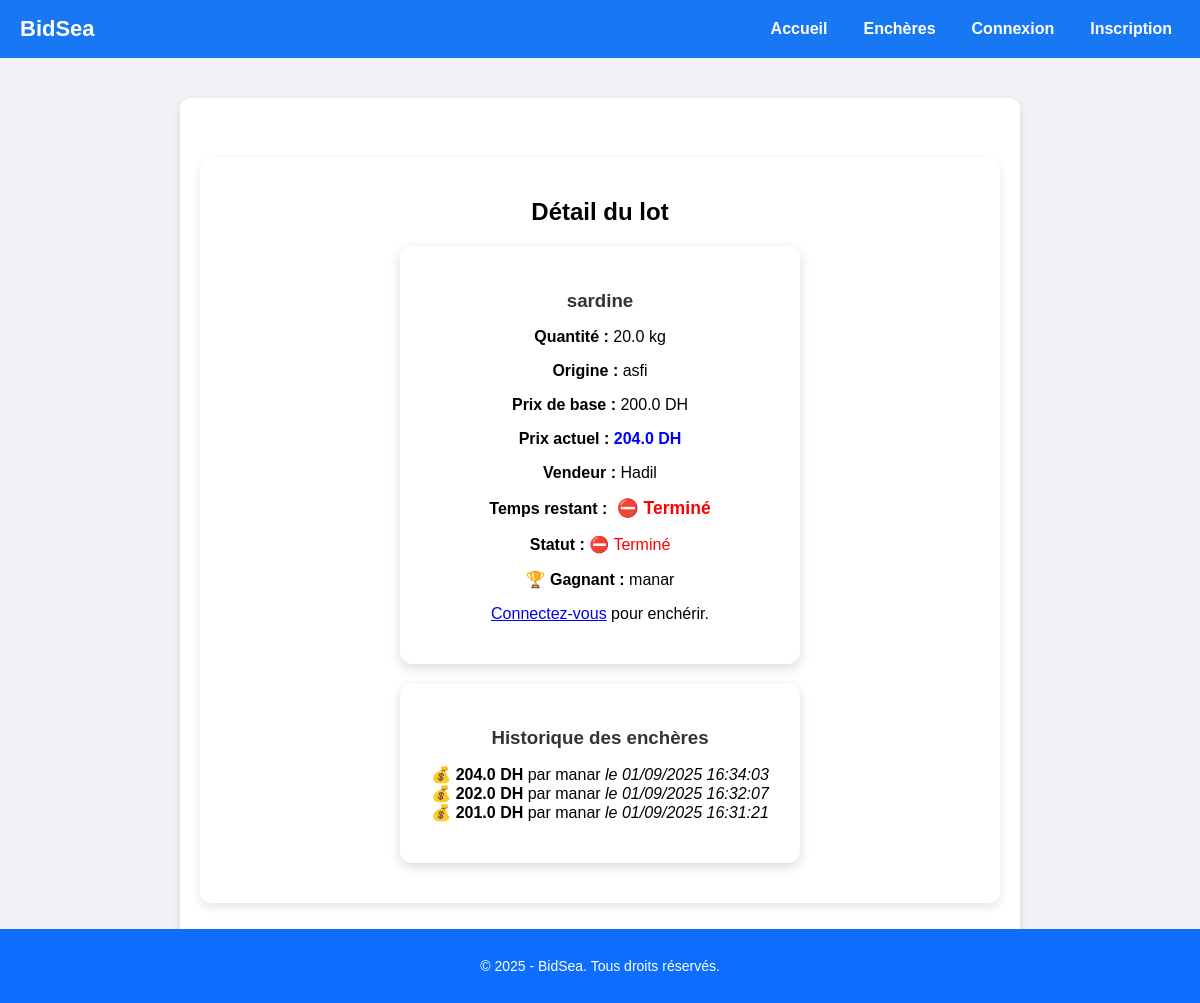
Screenshot of /lot/1 with the database file from the repository.
### app/models.py (models this page shows)
class Lot(db.Model):
    id = db.Column(db.Integer, primary_key=True)
    espece = db.Column(db.String(100), nullable=False)
    poids = db.Column(db.Float, nullable=False)
    origine = db.Column(db.String(100), nullable=True)
    prix_base = db.Column(db.Float, nullable=False)
    prix_actuel = db.Column(db.Float, nullable=False)
    date_fin = db.Column(db.DateTime, nullable=False)
    vendeur_id = db.Column(db.Integer, db.ForeignKey("user.id"), nullable=False)
    email_envoye = db.Column(db.Boolean, default=False)
    def est_termine(self):
        from datetime import datetime
        import pytz
        now = datetime.now(pytz.UTC)
        if self.date_fin.tzinfo is None:
            date_fin = pytz.UTC.localize(self.date_fin)
        else:
            date_fin = self.date_fin
        return now > date_fin

class User(UserMixin, db.Model):
    id = db.Column(db.Integer, primary_key=True)
    nom = db.Column(db.String(100), nullable=False)
    email = db.Column(db.String(120), unique=True, nullable=False)
    mot_de_passe = db.Column(db.String(200), nullable=False)
    role = db.Column(db.String(20), nullable=False)  # acheteur ou vendeur ou admin

class Bid(db.Model):
    id = db.Column(db.Integer, primary_key=True)
    montant = db.Column(db.Float, nullable=False)
    lot_id = db.Column(db.Integer, db.ForeignKey("lot.id"), nullable=False)
    acheteur_id = db.Column(db.Integer, db.ForeignKey("user.id"), nullable=False)
    date = db.Column(db.DateTime, default=lambda: datetime.now(pytz.UTC))

### main.py (the view, shortened to what this page needs)
@app.route("/lot/<int:lot_id>")
def detail_lot(lot_id):
    lot = Lot.query.get_or_404(lot_id)
    encheres = Bid.query.filter_by(lot_id=lot.id).order_by(Bid.date.desc()).all()
    statut = "Terminé" if lot.est_termine() else "En cours"
    gagnant = None
    if lot.est_termine() and encheres:
        gagnant = User.query.get(encheres[0].acheteur_id)
    vendeur = User.query.get(lot.vendeur_id)
    encheres_data = []
    for e in encheres:
        acheteur = User.query.get(e.acheteur_id)
        encheres_data.append({
            "montant": e.montant,
            "date": e.date,
            "acheteur": acheteur.nom if acheteur else "Anonyme",
            "acheteur_id": e.acheteur_id
        })
    return render_template("detail_lot.html",
                           lot=lot,
                           encheres=encheres_data,
                           vendeur=vendeur,
                           statut=statut,
                           gagnant=gagnant)

### app/templates/detail_lot.html (shortened to what this page needs)
{% extends "base.html" %}
{% block content %}
<div class="page-container">
    <h2>Détail du lot</h2>
    <div class="card-lot">
        <h3>{{ lot.espece }}</h3>
        <p><strong>Quantité :</strong> {{ lot.poids }} kg</p>
        <p><strong>Origine :</strong> {{ lot.origine }}</p>
        <p><strong>Prix de base :</strong> {{ lot.prix_base }} DH</p>
        <p><strong>Prix actuel :</strong> <span style="color:blue; font-weight:bold;">{{ lot.prix_actuel }} DH</span></p>
        <p><strong>Vendeur :</strong> {{ vendeur.nom }}</p>
        <p><strong>Temps restant :</strong>
            <span id="timer-{{ lot.id }}"
                  class="timer-text"
                  data-endtime="{{ lot.date_fin.strftime('%Y-%m-%dT%H:%M:%SZ') }}">
            </span>
        </p>
        <p><strong>Statut :</strong>
            {% if lot.est_termine() %}
                <span style="color:red;">⛔ Terminé</span>
            {% else %}
                <span style="color:green;">🟢 En cours</span>
            {% endif %}
        </p>
        {% if gagnant %}
            <p><strong>🏆 Gagnant :</strong> {{ gagnant.nom }}</p>
        {% endif %}
        {% if current_user.is_authenticated %}
            {% if current_user.id == lot.vendeur_id %}
                <p style="color:red;">⛔ Vous êtes le vendeur de ce lot.</p>
            {% elif lot.est_termine() %}
                <p style="color:red;">⛔ Enchère terminée.</p>
            {% elif current_user.role == "acheteur" %}
                <form method="POST" action="{{ url_for('encherir', lot_id=lot.id) }}">
                    <label for="montant">💰 Votre offre :</label>
                    <input type="number" name="montant" step="0.1" min="{{ lot.prix_actuel + 1 }}" required>
                    <button type="submit" class="btn-bid">💸 Enchérir</button>
                </form>
            {% endif %}
        {% else %}
            <p><a href="{{ url_for('login') }}">Connectez-vous</a> pour enchérir.</p>
        {% endif %}
    </div>
    <div class="card-lot" style="margin-top:20px;">
        <h3> Historique des enchères</h3>
        {% if encheres %}
            <ul style="list-style:none; padding:0;">
                {% for enchere in encheres %}
                    <li>
                        💰 <strong>{{ enchere.montant }} DH</strong>
                        {% if lot.est_termine() %}
                            par {{ enchere.acheteur }}
                        {% else %}
                            (anonyme )
                        {% endif %}
                        <em> le {{ enchere.date.strftime('%d/%m/%Y %H:%M:%S') }}</em>
                    </li>
                {% endfor %}
            </ul>
        {% else %}
            <p>Aucune enchère pour ce lot.</p>
        {% endif %}
    </div>
</div>
{% endblock %}

### app/static/style.css (style rules this page uses)
body { font-family: Arial, Helvetica, sans-serif; background-color: #f0f2f5; margin: 0; padding: 0; }
.card-lot { background: white; border-radius: 8px; padding: 20px; box-shadow: 0 4px 10px rgba(0,0,0,0.1); text-align: center; }
.card-lot h3 { margin-bottom: 10px; color: #333; }
.card-lot { background: #fff; padding: 25px; margin: 20px auto; border-radius: 12px; box-shadow: 0 4px 12px rgba(0,0,0,0.15); width: 350px; text-align: center; }
.page-container { max-width: 800px; margin: 40px auto; padding: 20px; background: #fff; border-radius: 10px; box-shadow: 0 4px 10px rgba(0,0,0,0.1); text-align: center; }
.timer-text { font-weight: bold; font-size: 1.1rem; margin-left: 5px; }

### rows the page displays
Lot: espece "sardine", poids "20.0", origine "asfi", prix_base "200.0", prix_actuel "204.0"
User: nom "Hadil"
User: nom "manar", acheteur "manar" "manar" "manar"
Bid: montant "204.0", date "01/09/2025 16:34:03"
Bid: montant "202.0", date "01/09/2025 16:32:07"
Bid: montant "201.0", date "01/09/2025 16:31:21"
